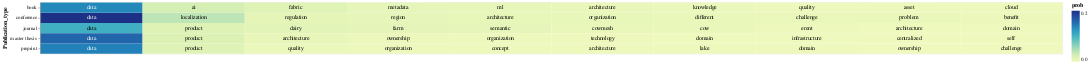

Notebook code for this chart:
### Code cell
# Select the top terms for each PDF
top_terms_df_publication_type = result_df_publication_type.groupby('Publication_type').head(10)

# Add a small random value to 'idf_value' for better visualization
top_terms_df_publication_type['prob'] = top_terms_df_publication_type['prob'] + np.random.rand(top_terms_df_publication_type.shape[0]) * 0.0001

# Create a base chart
base = alt.Chart(top_terms_df_publication_type).encode(
    x=alt.X('rank:O', axis=None),  # Use rank for x-axis
    y='Publication_type:N',
    color=alt.Color('prob:Q', scale=alt.Scale(scheme='viridis')),
    text='topic_word:N'  # Corrected column name to 'topic_word'
).transform_window(
    rank="rank()",
    sort=[alt.SortField("prob", order="descending")],
    groupby=["Publication_type"]
)

# Create a heatmap
heatmap = base.mark_rect().encode(
    color='prob:Q',
)

# Create text labels with conditional color
text = base.mark_text(baseline='middle').encode(
    text='topic_word:N',
    color=alt.condition(alt.datum.prob >= 0.1, alt.value('white'), alt.value('black'))
)

# Display the heatmap and text labels
chart_lda_publication_type = (heatmap + text).properties(width=2000)
chart_lda_publication_type

### Figure 1 — Vega-Lite specification as saved in the notebook (floating-point values rounded to 4 significant figures)
{"config": {"view": {"continuousWidth": 300, "continuousHeight": 300}}, "layer": [{"mark": {"type": "rect"}, "encoding": {"color": {"field": "prob", "type": "quantitative"}, "text": {"field": "topic_word", "type": "nominal"}, "x": {"axis": null, "field": "rank", "type": "ordinal"}, "y": {"field": "Publication_type", "type": "nominal"}}, "transform": [{"window": [{"op": "rank", "field": "", "as": "rank"}], "groupby": ["Publication_type"], "sort": [{"field": "prob", "order": "descending"}]}]}, {"mark": {"type": "text", "baseline": "middle"}, "encoding": {"color": {"condition": {"test": "(datum.prob >= 0.1)", "value": "white"}, "value": "black"}, "text": {"field": "topic_word", "type": "nominal"}, "x": {"axis": null, "field": "rank", "type": "ordinal"}, "y": {"field": "Publication_type", "type": "nominal"}}, "transform": [{"window": [{"op": "rank", "field": "", "as": "rank"}], "groupby": ["Publication_type"], "sort": [{"field": "prob", "order": "descending"}]}]}], "data": {"name": "data-15e313ace0c0bf9cbe2fe826c7d40fe8"}, "width": 2000, "$schema": "https://vega.github.io/schema/vega-lite/v5.15.1.json", "datasets": {"data-15e313ace0c0bf9cbe2fe826c7d40fe8": [{"Publication_type": "conference", "topic_word": "data", "prob": 0.156}, {"Publication_type": "conference", "topic_word": "localization", "prob": 0.03482}, {"Publication_type": "conference", "topic_word": "regulation", "prob": 0.01274}, {"Publication_type": "conference", "topic_word": "region", "prob": 0.01163}, {"Publication_type": "conference", "topic_word": "architecture", "prob": 0.01098}, {"Publication_type": "conference", "topic_word": "organization", "prob": 0.01091}, {"Publication_type": "conference", "topic_word": "different", "prob": 0.009114}, {"Publication_type": "conference", "topic_word": "challenge", "prob": 0.008934}, {"Publication_type": "conference", "topic_word": "problem", "prob": 0.008853}, {"Publication_type": "conference", "topic_word": "benefit", "prob": 0.0082}, {"Publication_type": "book", "topic_word": "data", "prob": 0.1074}, {"Publication_type": "book", "topic_word": "ai", "prob": 0.02322}, {"Publication_type": "book", "topic_word": "fabric", "prob": 0.01591}, {"Publication_type": "book", "topic_word": "metadata", "prob": 0.01195}, {"Publication_type": "book", "topic_word": "ml", "prob": 0.01093}, {"Publication_type": "book", "topic_word": "architecture", "prob": 0.00887}, {"Publication_type": "book", "topic_word": "knowledge", "prob": 0.007613}, {"Publication_type": "book", "topic_word": "quality", "prob": 0.007402}, {"Publication_type": "book", "topic_word": "asset", "prob": 0.007146}, {"Publication_type": "book", "topic_word": "cloud", "prob": 0.00652}, {"Publication_type": "journal", "topic_word": "data", "prob": 0.08362}, {"Publication_type": "journal", "topic_word": "product", "prob": 0.01738}, {"Publication_type": "journal", "topic_word": "dairy", "prob": 0.01383}, {"Publication_type": "journal", "topic_word": "farm", "prob": 0.01249}, {"Publication_type": "journal", "topic_word": "semantic", "prob": 0.01202}, {"Publication_type": "journal", "topic_word": "cowmesh", "prob": 0.008973}, {"Publication_type": "journal", "topic_word": "cow", "prob": 0.008763}, {"Publication_type": "journal", "topic_word": "erent", "prob": 0.006591}, {"Publication_type": "journal", "topic_word": "architecture", "prob": 0.005534}, {"Publication_type": "journal", "topic_word": "domain", "prob": 0.005466}, {"Publication_type": "preprint", "topic_word": "data", "prob": 0.1111}, {"Publication_type": "preprint", "topic_word": "product", "prob": 0.0171}, {"Publication_type": "preprint", "topic_word": "quality", "prob": 0.00765}, {"Publication_type": "preprint", "topic_word": "organization", "prob": 0.007261}, {"Publication_type": "preprint", "topic_word": "concept", "prob": 0.00722}, {"Publication_type": "preprint", "topic_word": "architecture", "prob": 0.006722}, {"Publication_type": "preprint", "topic_word": "lake", "prob": 0.006101}, {"Publication_type": "preprint", "topic_word": "domain", "prob": 0.005965}, {"Publication_type": "preprint", "topic_word": "ownership", "prob": 0.005078}, {"Publication_type": "preprint", "topic_word": "challenge", "prob": 0.004949}, {"Publication_type": "master thesis", "topic_word": "data", "prob": 0.1248}, {"Publication_type": "master thesis", "topic_word": "product", "prob": 0.01893}, {"Publication_type": "master thesis", "topic_word": "architecture", "prob": 0.01036}, {"Publication_type": "master thesis", "topic_word": "ownership", "prob": 0.008292}, {"Publication_type": "master thesis", "topic_word": "organization", "prob": 0.00738}, {"Publication_type": "master thesis", "topic_word": "technology", "prob": 0.005953}, {"Publication_type": "master thesis", "topic_word": "domain", "prob": 0.005486}, {"Publication_type": "master thesis", "topic_word": "infrastructure", "prob": 0.00534}, {"Publication_type": "master thesis", "topic_word": "self", "prob": 0.005016}, {"Publication_type": "master thesis", "topic_word": "centralized", "prob": 0.005083}]}}
